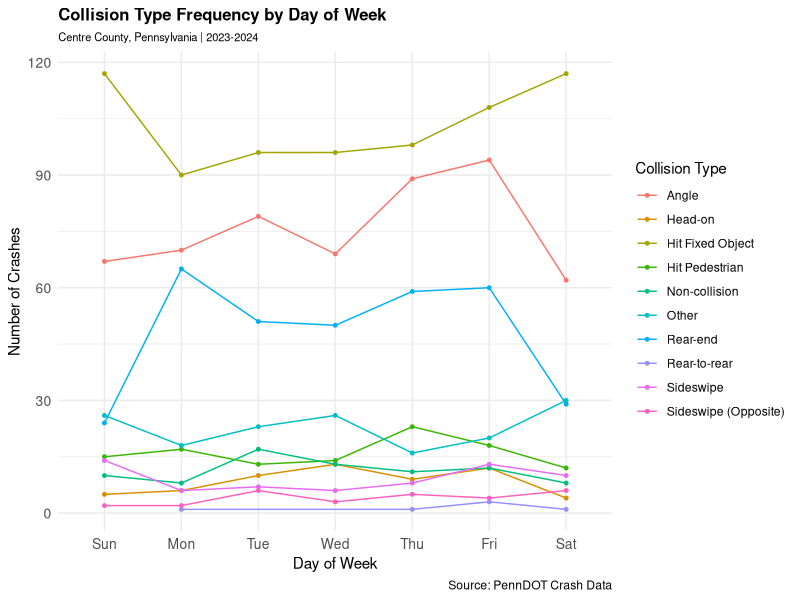

Source code (R): (Note: this script raises an error after producing the figure.)
## ---- chunk 1
#| label: Insight chart
#| echo: false
#| message: false
#| warning: false
# Style Guide: Google R Style Guide
# Primary Author: Akil Creswell
# Reviewed by: ''

library(ggplot2)
library(dplyr)
library(readr)

#Define mapping vectors using Data Dictionary
collision_labels <- c(
  "0" = "Non-collision",
  "1" = "Rear-end",
  "2" = "Head-on",
  "3" = "Rear-to-rear",
  "4" = "Angle",
  "5" = "Sideswipe",
  "6" = "Sideswipe (Opposite)",
  "7" = "Hit Fixed Object",
  "8" = "Hit Pedestrian"
)

day_labels <- c(
  "1" = "Sun",
  "2" = "Mon",
  "3" = "Tue",
  "4" = "Wed",
  "5" = "Thu",
  "6" = "Fri",
  "7" = "Sat"
)
# Load datasets
crash_2023 <- read_csv("Data/CRASH_CENTRE_2023.csv")
crash_2024 <- read_csv("Data/CRASH_CENTRE_2024.csv")

# Combine datasets
crashes <- bind_rows(crash_2023, crash_2024)

#Summarize combined dataset
crash_summary <- crashes %>%
  mutate(
    collision_label = recode(
      as.character(COLLISION_TYPE), 
      !!!collision_labels, 
      .default = "Other"
    ),
    day_label = factor(
      recode(as.character(DAY_OF_WEEK), !!!day_labels),
      levels = c("Sun", "Mon", "Tue", "Wed", "Thu", "Fri", "Sat")
    )
  ) %>%
  filter(!is.na(day_label), !is.na(collision_label)) %>%
  group_by(day_label, collision_label) %>%
  summarise(count = n(), .groups = "drop")


# Line chart
ggplot(crash_summary, aes(
  x = day_label,
  y = count,
  color = collision_label,
  group = collision_label
)) +
  geom_line(linewidth = 0.5, na.rm = TRUE) +
  geom_point(size = 1, na.rm = TRUE) +
  labs(
    title = "Collision Type Frequency by Day of Week",
    subtitle = "Centre County, Pennsylvania | 2023-2024",
    x = "Day of Week",
    y = "Number of Crashes",
    color = "Collision Type",
    caption = "Source: PennDOT Crash Data"
  ) +
  theme_minimal() +
  theme(
    legend.position = "right",
    plot.title = element_text(size = 12, face = "bold"),
    plot.subtitle = element_text(size = 8),
    axis.text = element_text(size = 10)
  )
## ---- chunk 2
# Centre County Crash Data Wrangling ----
## Import and clean 2024 Centre County crash data
## for crash severity and collision type analysis

rm(list = ls())

# Step 1: Load Packages ----
## Needed Packages: tidyverse
library(tidyverse)

# Step 2: Load Data ----
## Needed data: 2024 Centre County crash data

#setwd("C:/Users/jooan/OneDrive - The Pennsylvania State University/SPRING 26/STAT 184/project")
crashRaw2023 <- read_csv("CRASH_CENTRE_2023.csv")
crashRaw2024 <- read_csv("CRASH_CENTRE_2024.csv")

# Combine datasets
crashRaw <- bind_rows(
  crashRaw2023,
  crashRaw2024
)
#view(crashRaw)

# Step 3: Make code tables ----
## These tables translate coded values into readable labels

month <- data.frame(
  CRASH_MONTH = 1:12,
  Month = c(
    "January", "February", "March", "April",
    "May", "June", "July", "August",
    "September", "October", "November", "December"
  )
)

day <- data.frame(
  DAY_OF_WEEK = 1:7,
  Day = c(
    "Sunday", "Monday", "Tuesday", "Wednesday",
    "Thursday", "Friday", "Saturday"
  )
)

collision <- data.frame(
  COLLISION_TYPE = c(0, 1, 2, 3, 4, 5, 6, 7, 8, 98),
  Collision_Type = c(
    "Non-collision",
    "Rear-end",
    "Head-on",
    "Backing",
    "Angle",
    "Sideswipe same direction",
    "Sideswipe opposite direction",
    "Hit fixed object",
    "Hit non-motorist",
    "Other"
  )
)

severity <- data.frame(
  MAX_SEVERITY_LEVEL = c(0, 1, 2, 3, 4, 8, 9),
  Severity_Level = c(
    "Property damage only",
    "Fatal",
    "Suspected serious injury",
    "Suspected minor injury",
    "Possible injury",
    "Injury unknown severity",
    "Unknown if injured"
  )
)

weather <- data.frame(
  WEATHER1 = c(2, 3, 4, 5, 6, 7, 8, 9, 10, 98, 99),
  Weather = c(
    "Blowing snow",
    "Clear",
    "Cloudy",
    "Fog, smog, or smoke",
    "Freezing rain or sleet",
    "Rain",
    "Severe crosswinds",
    "Sleet or hail",
    "Snow",
    "Other",
    "Unknown"
  )
)

road <- data.frame(
  ROAD_CONDITION = c(1, 2, 3, 6, 7, 8, 9, 98, 99),
  Road_Condition = c(
    "Dry",
    "Ice or frost",
    "Mud, dirt, or gravel",
    "Slush",
    "Snow",
    "Water",
    "Wet",
    "Other",
    "Unknown"
  )
)

area <- data.frame(
  URBAN_RURAL = c(1, 2, 3),
  Area_Type = c(
    "Rural",
    "Urbanized",
    "Urban"
  )
)

# Step 4: Select variables ----
crashProgress <- crashRaw |>
  select(
    CRN,
    CRASH_YEAR,
    CRASH_MONTH,
    DAY_OF_WEEK,
    COLLISION_TYPE,
    MAX_SEVERITY_LEVEL,
    INJURY_COUNT,
    FATAL_COUNT,
    WEATHER1,
    ROAD_CONDITION,
    URBAN_RURAL,
    VEHICLE_COUNT,
    TOTAL_UNITS
  )

# Step 5: Convert variables ----
crashProgress2 <- crashProgress |>
  mutate(
    CRN = as.character(CRN),
    CRASH_YEAR = as.numeric(CRASH_YEAR),
    CRASH_MONTH = as.numeric(CRASH_MONTH),
    DAY_OF_WEEK = as.numeric(DAY_OF_WEEK),
    COLLISION_TYPE = as.numeric(COLLISION_TYPE),
    MAX_SEVERITY_LEVEL = as.numeric(MAX_SEVERITY_LEVEL),
    INJURY_COUNT = as.numeric(INJURY_COUNT),
    FATAL_COUNT = as.numeric(FATAL_COUNT),
    WEATHER1 = as.numeric(WEATHER1),
    ROAD_CONDITION = as.numeric(ROAD_CONDITION),
    URBAN_RURAL = as.numeric(URBAN_RURAL),
    VEHICLE_COUNT = as.numeric(VEHICLE_COUNT),
    TOTAL_UNITS = as.numeric(TOTAL_UNITS)
  ) |>
  filter(
    (CRASH_YEAR == 2023 | CRASH_YEAR == 2024),
    !is.na(CRN)
  )

# Step 6: Join code tables ----
crashProgress3 <- crashProgress2 |>
  left_join(month, by = "CRASH_MONTH") |>
  left_join(day, by = "DAY_OF_WEEK") |>
  left_join(collision, by = "COLLISION_TYPE") |>
  left_join(severity, by = "MAX_SEVERITY_LEVEL") |>
  left_join(weather, by = "WEATHER1") |>
  left_join(road, by = "ROAD_CONDITION") |>
  left_join(area, by = "URBAN_RURAL")

# Step 7: Severity group ----
crashProgress4 <- crashProgress3 |>
  mutate(
    Severity_Group = if_else(
      condition = MAX_SEVERITY_LEVEL == 1 | MAX_SEVERITY_LEVEL == 2,
      true = "More severe",
      false = "Less severe"
    )
  ) |>
  mutate(
    Severity_Group = if_else(
      condition = MAX_SEVERITY_LEVEL == 8 | MAX_SEVERITY_LEVEL == 9,
      true = "Unknown",
      false = Severity_Group
    )
  )

# Step 8: Final dataset ---
crashClean <- crashProgress4 |>
  mutate(
    Year = CRASH_YEAR
  ) |>
  select(
    CRN,
    Year,
    Month,
    Day,
    Collision_Type,
    Severity_Level,
    Severity_Group,
    INJURY_COUNT,
    FATAL_COUNT,
    Weather,
    Road_Condition,
    Area_Type,
    VEHICLE_COUNT,
    TOTAL_UNITS
  )
## ---- chunk 3
# EDA and Plots ---
## Needed packages: knitr, kableExtra
library(knitr)
library(kableExtra)

# Data overview table ---
overviewTable <- crashClean |>
  summarize(
    `Total Crashes` = n(),
    `2023 Crashes` = sum(Year == 2023),
    `2024 Crashes` = sum(Year == 2024),
    `Total Injuries` = sum(INJURY_COUNT, na.rm = TRUE),
    `Total Fatalities` = sum(FATAL_COUNT, na.rm = TRUE),
    `Avg Vehicles per Crash` = round(mean(VEHICLE_COUNT, na.rm = TRUE), 2)
  )

overviewTable |>
  kable(
    caption = "Overview of Centre County Crashes, 2023-2024"
  ) |>
  kable_classic(lightable_options = "striped")

# Crash Counts by Month and Year ---
crashMonthly <- crashClean |>
  filter(Month != "Unknown") |>
  group_by(Year, Month) |>
  summarize(
    Count = n(),
    .groups = "drop"
  ) |>
  mutate(
    Month = factor(
      Month,
      levels = c(
        "January", "February", "March", "April",
        "May", "June", "July", "August",
        "September", "October", "November", "December"
      )
    )
  )

ggplot(
  data = crashMonthly,
  mapping = aes(
    x = Month,
    y = Count,
    fill = factor(Year)
  )
) +
  geom_col(position = "dodge") +
  labs(
    title = "Crash Counts by Month and Year",
    subtitle = "Centre County, Pennsylvania | 2023–2024",
    x = "Month",
    y = "Number of Crashes",
    fill = "Year"
  ) +
  theme_minimal() +
  theme(
    axis.text.x = element_text(angle = 45, hjust = 1)
  )
